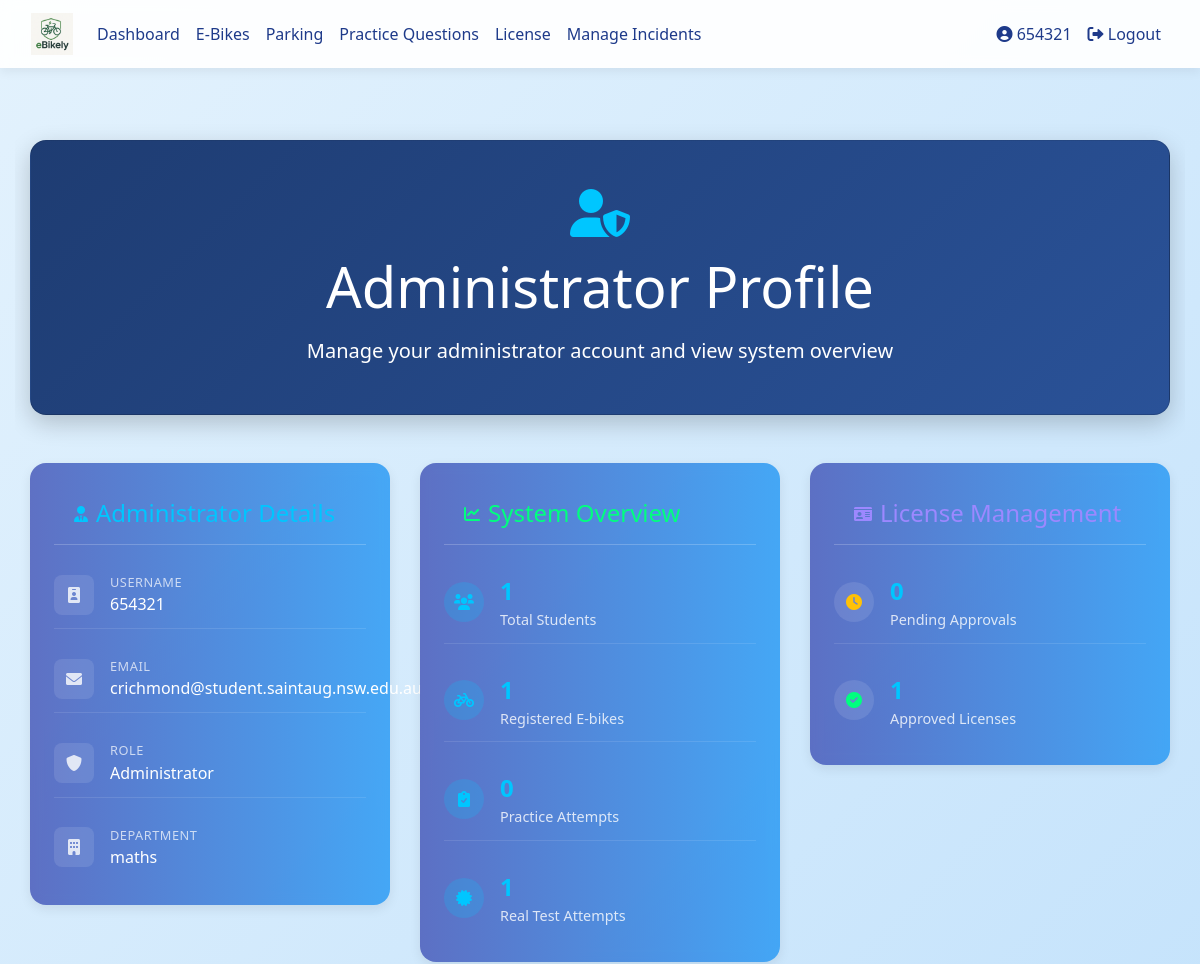
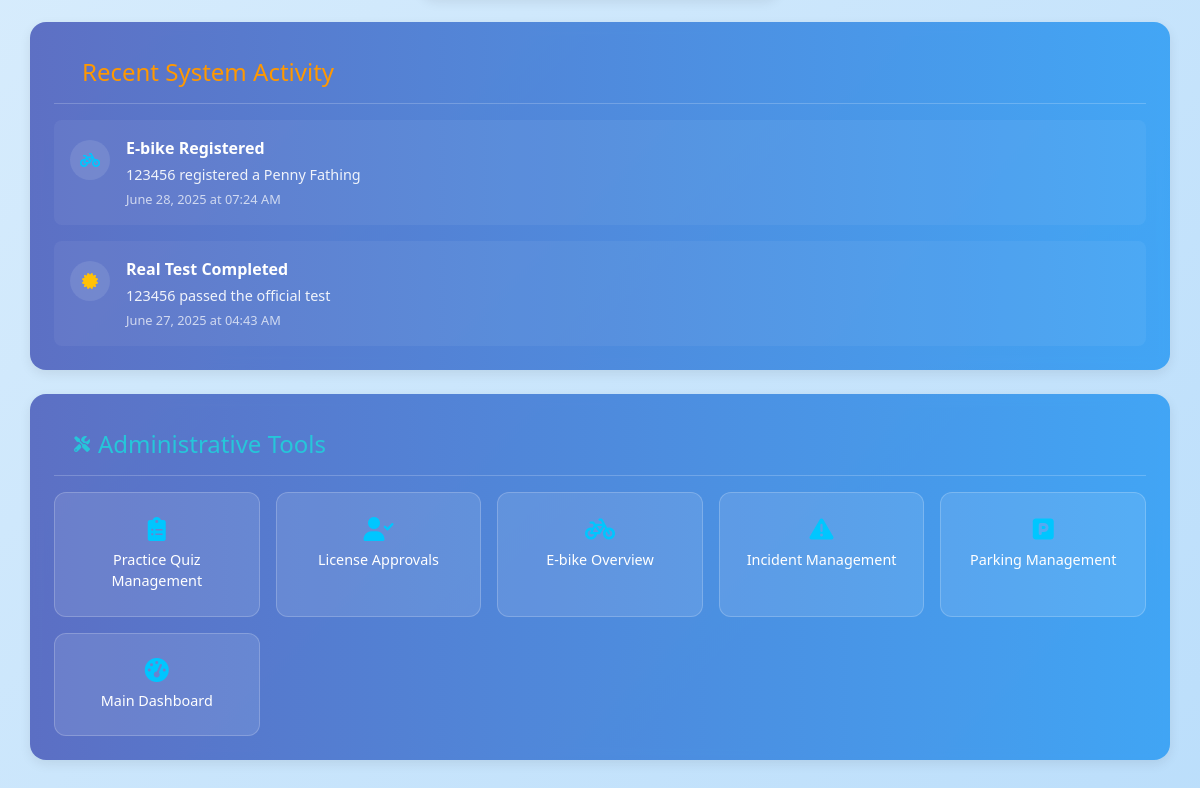
Screenshot of /admin/profile (signed in) with the database file from the repository (2 pictures, top to bottom).
### database_setup.py (models this page shows)
class User(Base, UserMixin):
    __tablename__ = 'users'
    id = Column(Integer, primary_key=True)
    username = Column(String(150), unique=True, nullable=False)
    email = Column(String(150), nullable=True)
    password = Column(String(150), nullable=False)
    ebikes = relationship('EBike', back_populates='owner', cascade="all, delete-orphan")
    practice_tests = relationship('PracticeTest', back_populates='user', cascade="all, delete-orphan")
    real_tests = relationship('RealTest', back_populates='user', cascade="all, delete-orphan")
    practice_attempts = relationship("PracticeAttempt", back_populates="user", cascade="all, delete-orphan")
    parking_spot = relationship("ParkingSpot", back_populates="reserved_user", uselist=False)
    reservations = relationship("ParkingReservation", back_populates="user")
    incident_reports = relationship('IncidentReport', foreign_keys='IncidentReport.reported_user_id', back_populates='reported_user')
    has_license = Column(Boolean, default=False)
    role = Column(String(10))  # 'student' or 'teacher'
    department = Column(String(150))  # for teachers
    year = Column(Integer)  # for students
    house = Column(String(50))  # for students

class RealTestAttempt(Base):
    __tablename__ = 'real_test_attempts'
    id = Column(Integer, primary_key=True)
    user_id = Column(Integer, ForeignKey('users.id'), nullable=False)
    test_id = Column(Integer, ForeignKey('real_tests.id'), nullable=False)
    passed = Column(Boolean, nullable=False, default=False)
    attempt_date = Column(DateTime, default=datetime.utcnow)
    user = relationship("User", back_populates="real_test_attempts")
    test = relationship("RealTest", back_populates="attempts")

### app.py (the view, shortened to what this page needs)
@app.route('/admin/profile')
@login_required
def admin_user_profile():
    if current_user.role != 'teacher':
        flash("Access denied.", "danger")
        return redirect(url_for('dashboard'))
    session = SessionLocal()
    try:
        system_stats = {
            'total_students': session.query(User).filter_by(role='student').count(),
            'total_ebikes': session.query(EBike).count(),
            'total_practice_attempts': session.query(PracticeAttempt).count(),
            'total_real_attempts': session.query(RealTestAttempt).count(),
            'pending_licenses': session.query(User).filter(
                User.role == 'student',
                User.has_license == False
            ).join(RealTestAttempt).filter(
                RealTestAttempt.passed == True
            ).distinct().count(),
            'approved_licenses': session.query(User).filter(
                User.role == 'student',
                User.has_license == True
            ).count()
        }
        recent_activities = []
        recent_practice = session.query(PracticeAttempt).options(
            joinedload(PracticeAttempt.user)
        ).order_by(PracticeAttempt.attempt_date.desc()).limit(3).all()
        recent_real = session.query(RealTestAttempt).options(
            joinedload(RealTestAttempt.user)
        ).order_by(RealTestAttempt.attempt_date.desc()).limit(3).all()
        for attempt in recent_real:
            status = "Passed" if attempt.passed else "Failed"
            recent_activities.append({
                'type': 'real_test',
                'title': 'Real Test Completed',
                'details': f'{attempt.user.username} {status.lower()} the official test',
                'timestamp': attempt.attempt_date
            })
        recent_ebikes = session.query(EBike).options(
            joinedload(EBike.owner)
        ).order_by(EBike.id.desc()).limit(2).all()
        for ebike in recent_ebikes:
            recent_activities.append({
                'type': 'ebike',
                'title': 'E-bike Registered',
                'details': f'{ebike.owner.username} registered a {ebike.model}',
                'timestamp': datetime.now()  # Since we don't have registration_date in EBike model
            })
        if recent_activities:
            recent_activities.sort(key=lambda x: x['timestamp'], reverse=True)
            recent_activities = recent_activities[:8]  # Show top 8 activities
        return render_template('admin_user_profile.html',
                             system_stats=system_stats,
                             recent_activities=recent_activities)
    except Exception as e:
        print(f"Error in admin_user_profile: {e}")
        flash("An error occurred loading the admin profile.", "danger")
        return redirect(url_for('dashboard'))
    finally:
        session.close()

### templates/admin_user_profile.html (shortened to what this page needs)
{% extends "base.html" %}
{% block content %}
<div class="container welcome-container">
  <div class="hero-section card text-white p-5 mb-5 fade-in">
    <div class="text-center">
      <i class="fas fa-user-shield dashboard-icon mb-3"></i>
      <h1 class="display-4 mb-3">Administrator Profile</h1>
      <p class="lead mb-0">Manage your administrator account and view system overview</p>
    </div>
  </div>
  <div class="row g-4 slide-up-delay">
    <div class="col-lg-4 col-md-6">
      <div class="card feature-card p-4">
        <div class="card-header gradient-blue mb-3">
          <i class="fas fa-user-tie mr-2"></i>
          <h4 class="mb-0">Administrator Details</h4>
        </div>
        <div class="user-info">
          <div class="info-item">
            <div class="info-icon">
              <i class="fas fa-id-badge"></i>
            </div>
            <div class="info-content">
              <span class="info-label">Username</span>
              <span class="info-value">{{ current_user.username }}</span>
            </div>
          </div>
          <div class="info-item">
            <div class="info-icon">
              <i class="fas fa-envelope"></i>
            </div>
            <div class="info-content">
              <span class="info-label">Email</span>
              <span class="info-value">{{ current_user.email }}</span>
            </div>
          </div>
          <div class="info-item">
            <div class="info-icon">
              <i class="fas fa-shield-alt"></i>
            </div>
            <div class="info-content">
              <span class="info-label">Role</span>
              <span class="info-value">Administrator</span>
            </div>
          </div>
          <div class="info-item">
            <div class="info-icon">
              <i class="fas fa-building"></i>
            </div>
            <div class="info-content">
              <span class="info-label">Department</span>
              <span class="info-value">{{ current_user.department or 'Not Specified' }}</span>
            </div>
          </div>
        </div>
      </div>
    </div>
    <div class="col-lg-4 col-md-6">
      <div class="card feature-card p-4">
        <div class="card-header gradient-green mb-3">
          <i class="fas fa-chart-line mr-2"></i>
          <h4 class="mb-0">System Overview</h4>
        </div>
        <div class="stats-grid">
          <div class="stat-item">
            <div class="stat-icon">
              <i class="fas fa-users"></i>
            </div>
            <div class="stat-info">
              <span class="stat-number">{{ system_stats.total_students }}</span>
              <span class="stat-label">Total Students</span>
            </div>
          </div>
          <div class="stat-item">
            <div class="stat-icon">
              <i class="fas fa-bicycle"></i>
            </div>
            <div class="stat-info">
              <span class="stat-number">{{ system_stats.total_ebikes }}</span>
              <span class="stat-label">Registered E-bikes</span>
            </div>
          </div>
          <div class="stat-item">
            <div class="stat-icon">
              <i class="fas fa-clipboard-check"></i>
            </div>
            <div class="stat-info">
              <span class="stat-number">{{ system_stats.total_practice_attempts }}</span>
              <span class="stat-label">Practice Attempts</span>
            </div>
          </div>
          <div class="stat-item">
            <div class="stat-icon">
              <i class="fas fa-certificate"></i>
            </div>
            <div class="stat-info">
              <span class="stat-number">{{ system_stats.total_real_attempts }}</span>
              <span class="stat-label">Real Test Attempts</span>
            </div>
          </div>
        </div>
      </div>
    </div>
    <div class="col-lg-4 col-md-12">
      <div class="card feature-card p-4">
        <div class="card-header gradient-purple mb-3">
          <i class="fas fa-id-card mr-2"></i>
          <h4 class="mb-0">License Management</h4>
        </div>
        <div class="license-management">
          <div class="management-stat">
            <div class="management-icon">
              <i class="fas fa-clock text-warning"></i>
            </div>
            <div class="management-info">
              <span class="management-number">{{ system_stats.pending_licenses }}</span>
              <span class="management-label">Pending Approvals</span>
            </div>
          </div>
          <div class="management-stat">
            <div class="management-icon">
              <i class="fas fa-check-circle text-success"></i>
            </div>
            <div class="management-info">
              <span class="management-number">{{ system_stats.approved_licenses }}</span>
              <span class="management-label">Approved Licenses</span>
            </div>
          </div>
        </div>
      </div>
    </div>
  </div>
  <div class="row mt-4 slide-up-delay">
    <div class="col-12">
      <div class="card feature-card p-4">
        <div class="card-header gradient-orange mb-3">
          <h4 class="mb-0">Recent System Activity</h4>
        </div>
        {% if recent_activities %}
          <div class="activity-timeline">
            {% for activity in recent_activities %}
              <div class="activity-item">
                <div class="activity-icon">
                  {% if activity.type == 'practice' %}
                    <i class="fas fa-clipboard-list text-info"></i>
                  {% elif activity.type == 'real_test' %}
                    <i class="fas fa-certificate text-warning"></i>
                  {% elif activity.type == 'registration' %}
                    <i class="fas fa-user-plus text-success"></i>
                  {% elif activity.type == 'ebike' %}
                    <i class="fas fa-bicycle text-primary"></i>
                  {% endif %}
                </div>
                <div class="activity-content">
                  <div class="activity-title">
                    {{ activity.title }}
                  </div>
                  <div class="activity-details">
                    {{ activity.details }}
                  </div>
                  <div class="activity-time">
                    {{ activity.timestamp.strftime('%B %d, %Y at %I:%M %p') }}
                  </div>
                </div>
              </div>
            {% endfor %}
          </div>
        {% else %}
          <div class="empty-state text-center py-4">
            <i class="fas fa-activity fa-3x opacity-50 mb-3"></i>
            <h5>No Recent Activity</h5>
            <p class="opacity-75">System activities will appear here as they occur.</p>
          </div>
        {% endif %}
      </div>
    </div>
  </div>
  <div class="row mt-4 slide-up-delay">
    <div class="col-12">
      <div class="card feature-card p-4">
        <div class="card-header gradient-teal mb-3">
          <i class="fas fa-tools mr-2"></i>
          <h4 class="mb-0">Administrative Tools</h4>
        </div>
        <div class="admin-actions">
          <a href="{{ url_for('admin_practice_quizzes') }}" class="action-btn">
            <i class="fas fa-clipboard-list"></i>
            <span>Practice Quiz Management</span>
          </a>
          <a href="{{ url_for('approve_licenses') }}" class="action-btn">
            <i class="fas fa-user-check"></i>
            <span>License Approvals</span>
          </a>
          <a href="{{ url_for('admin_ebike_overview') }}" class="action-btn">
            <i class="fas fa-bicycle"></i>
            <span>E-bike Overview</span>
          </a>
          <a href="{{ url_for('admin_incidents') }}" class="action-btn">
            <i class="fas fa-exclamation-triangle"></i>
            <span>Incident Management</span>
          </a>
          <a href="{{ url_for('parking_spots') }}" class="action-btn">
            <i class="fas fa-parking"></i>
            <span>Parking Management</span>
          </a>
          <a href="{{ url_for('dashboard') }}" class="action-btn">
            <i class="fas fa-tachometer-alt"></i>
            <span>Main Dashboard</span>
          </a>
        </div>
      </div>
    </div>
  </div>
</div>
<link rel="stylesheet" href="https://cdnjs.cloudflare.com/ajax/libs/font-awesome/6.0.0/css/all.min.css">
{% endblock %}

### templates/base.html (shortened to what this page needs)
<!DOCTYPE html>
<html lang="en">
<head>
  <link rel="stylesheet" href="https://stackpath.bootstrapcdn.com/bootstrap/4.5.2/css/bootstrap.min.css">
  <link rel="stylesheet" href="{{ url_for('static', filename='styles.css') }}">
  <link href="https://cdnjs.cloudflare.com/ajax/libs/font-awesome/5.15.4/css/all.min.css" rel="stylesheet">
</head>
<body>
  <nav class="navbar navbar-expand-lg navbar-light">
    <div class="container-fluid">
      <a class="navbar-brand" href="{{ url_for('dashboard') }}">
        <img src="{{ url_for('static', filename='images/logo.png') }}" alt="E-Bike Manager Logo">
      </a>
      <div class="collapse navbar-collapse justify-content-between" id="navbarNav">
        <ul class="navbar-nav">
          {% if current_user.is_authenticated %}
            <li class="nav-item"><a class="nav-link {% if request.endpoint == 'dashboard' %}active{% endif %}" href="{{ url_for('dashboard') }}">Dashboard</a></li>
            <li class="nav-item"><a class="nav-link {% if request.endpoint == 'ebike_management' %}active{% endif %}" href="{{ url_for('ebike_management') }}">E-Bikes</a></li>
            <li class="nav-item"><a class="nav-link {% if request.endpoint == 'parking_spots' %}active{% endif %}" href="{{ url_for('parking_spots') }}">Parking</a></li>
            <li class="nav-item"><a class="nav-link {% if request.endpoint == 'practice_selection' %}active{% endif %}" href="{{ url_for('practice_selection') }}">Practice Questions</a></li>
            <li class="nav-item"><a class="nav-link" href="{{ url_for('license_page') }}">License</a></li>
            {% if current_user.role == 'student' %}
              <li class="nav-item"><a class="nav-link {% if request.endpoint == 'report_incident' %}active{% endif %}" href="{{ url_for('report_incident') }}">Report Incident</a></li>
            {% elif current_user.role == 'teacher' %}
              <li class="nav-item"><a class="nav-link {% if request.endpoint == 'admin_incidents' %}active{% endif %}" href="{{ url_for('admin_incidents') }}">Manage Incidents</a></li>
            {% endif %}
          {% endif %}
        </ul>
        <ul class="navbar-nav">
          {% if current_user.is_authenticated %}
            <li class="nav-item"><a class="nav-link {% if request.endpoint == 'user_profile' %}active{% endif %}" href="{{ url_for('user_profile') }}"><i class="fas fa-user-circle"></i> {{ current_user.username }}</a></li>
            <li class="nav-item"><a class="nav-link" href="{{ url_for('logout') }}"><i class="fas fa-sign-out-alt"></i> Logout</a></li>
          {% else %}
            <li class="nav-item"><a class="nav-link" href="{{ url_for('login') }}"><i class="fas fa-sign-in-alt"></i> Login</a></li>
            <li class="nav-item"><a class="nav-link" href="{{ url_for('register') }}"><i class="fas fa-user-plus"></i> Register</a></li>
          {% endif %}
        </ul>
      </div>
    </div>
  </nav>
  <div class="container my-4">
    {% block content %}{% endblock %}
  </div>
</body>
</html>

### rows the page displays
User: username "654321", email "crichmond@student.saintaug.nsw.edu.au", department "maths"
RealTestAttempt: timestamp "June 27, 2025 at 04:43 AM"

### other values shown
{{ system_stats.total_students }} "1"
{{ system_stats.total_ebikes }} "1"
{{ system_stats.total_practice_attempts }} "0"
{{ system_stats.total_real_attempts }} "1"
{{ system_stats.pending_licenses }} "0"
{{ system_stats.approved_licenses }} "1"
{{ activity.title }} "E-bike Registered" "Real Test Completed"
{{ activity.details }} "123456 registered a Penny Fathing" "123456 passed the official test"
{{ activity.timestamp.strftime('%B %d, %Y at %I:%M %p') }} "June 28, 2025 at 07:24 AM"
